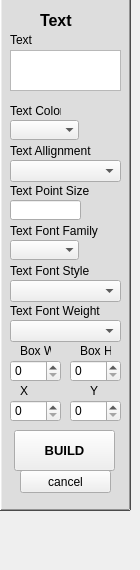
    <widget class="QWidget" name="add_text">
     <widget class="QLabel" name="Leftcolor_11">
      <property name="geometry">
       <rect>
        <x>0</x>
        <y>-50</y>
        <width>131</width>
        <height>561</height>
       </rect>
      </property>
      <property name="styleSheet">
       <string notr="true">background-color: rgb(221, 221, 221);</string>
      </property>
      <property name="frameShape">
       <enum>QFrame::WinPanel</enum>
      </property>
      <property name="frameShadow">
       <enum>QFrame::Raised</enum>
      </property>
      <property name="text">
       <string/>
      </property>
     </widget>
     <widget class="QPushButton" name="canceltext_button">
      <property name="geometry">
       <rect>
        <x>20</x>
        <y>470</y>
        <width>91</width>
        <height>23</height>
       </rect>
      </property>
      <property name="text">
       <string>cancel</string>
      </property>
     </widget>
     <widget class="QLabel" name="label_38">
      <property name="geometry">
       <rect>
        <x>10</x>
        <y>30</y>
        <width>47</width>
        <height>20</height>
       </rect>
      </property>
      <property name="text">
       <string>Text</string>
      </property>
     </widget>
     <widget class="QLabel" name="label_40">
      <property name="geometry">
       <rect>
        <x>10</x>
        <y>140</y>
        <width>101</width>
        <height>21</height>
       </rect>
      </property>
      <property name="text">
       <string>Text Allignment</string>
      </property>
     </widget>
     <widget class="QLabel" name="label_35">
      <property name="geometry">
       <rect>
        <x>10</x>
        <y>220</y>
        <width>101</width>
        <height>21</height>
       </rect>
      </property>
      <property name="text">
       <string>Text Font Family</string>
      </property>
     </widget>
     <widget class="QLabel" name="label_34">
      <property name="geometry">
       <rect>
        <x>10</x>
        <y>260</y>
        <width>101</width>
        <height>21</height>
       </rect>
      </property>
      <property name="text">
       <string>Text Font Style</string>
      </property>
     </widget>
     <widget class="QComboBox" name="text_fontfamily_box">
      <property name="enabled">
       <bool>true</bool>
      </property>
      <property name="geometry">
       <rect>
        <x>10</x>
        <y>240</y>
        <width>69</width>
        <height>20</height>
       </rect>
      </property>
      <property name="font">
       <font>
        <kerning>true</kerning>
       </font>
      </property>
      <property name="sizeAdjustPolicy">
       <enum>QComboBox::AdjustToContentsOnFirstShow</enum>
      </property>
      <property name="minimumContentsLength">
       <number>0</number>
      </property>
      <property name="frame">
       <bool>false</bool>
      </property>
     </widget>
     <widget class="QLabel" name="label_39">
      <property name="geometry">
       <rect>
        <x>20</x>
        <y>380</y>
        <width>31</width>
        <height>21</height>
       </rect>
      </property>
      <property name="text">
       <string>X</string>
      </property>
     </widget>
     <widget class="QLabel" name="label_36">
      <property name="geometry">
       <rect>
        <x>10</x>
        <y>180</y>
        <width>101</width>
        <height>21</height>
       </rect>
      </property>
      <property name="text">
       <string>Text Point Size</string>
      </property>
     </widget>
     <widget class="QSpinBox" name="text_x">
      <property name="geometry">
       <rect>
        <x>10</x>
        <y>400</y>
        <width>51</width>
        <height>22</height>
       </rect>
      </property>
      <property name="maximum">
       <number>1000</number>
      </property>
     </widget>
     <widget class="QComboBox" name="text_fontstyle_box">
      <property name="geometry">
       <rect>
        <x>10</x>
        <y>280</y>
        <width>111</width>
        <height>22</height>
       </rect>
      </property>
     </widget>
     <widget class="QSpinBox" name="text_y">
      <property name="geometry">
       <rect>
        <x>70</x>
        <y>400</y>
        <width>51</width>
        <height>22</height>
       </rect>
      </property>
      <property name="maximum">
       <number>500</number>
      </property>
     </widget>
     <widget class="QComboBox" name="text_color_box">
      <property name="enabled">
       <bool>true</bool>
      </property>
      <property name="geometry">
       <rect>
        <x>10</x>
        <y>120</y>
        <width>69</width>
        <height>20</height>
       </rect>
      </property>
      <property name="font">
       <font>
        <kerning>true</kerning>
       </font>
      </property>
      <property name="currentIndex">
       <number>-1</number>
      </property>
      <property name="sizeAdjustPolicy">
       <enum>QComboBox::AdjustToContentsOnFirstShow</enum>
      </property>
      <property name="minimumContentsLength">
       <number>0</number>
      </property>
      <property name="frame">
       <bool>false</bool>
      </property>
     </widget>
     <widget class="QPushButton" name="text_build_button">
      <property name="geometry">
       <rect>
        <x>14</x>
        <y>430</y>
        <width>101</width>
        <height>41</height>
       </rect>
      </property>
      <property name="font">
       <font>
        <pointsize>10</pointsize>
        <weight>75</weight>
        <bold>true</bold>
       </font>
      </property>
      <property name="text">
       <string>BUILD</string>
      </property>
     </widget>
     <widget class="QLabel" name="label_37">
      <property name="geometry">
       <rect>
        <x>90</x>
        <y>380</y>
        <width>31</width>
        <height>21</height>
       </rect>
      </property>
      <property name="text">
       <string>Y</string>
      </property>
     </widget>
     <widget class="QComboBox" name="text_allignment_box">
      <property name="geometry">
       <rect>
        <x>10</x>
        <y>160</y>
        <width>111</width>
        <height>22</height>
       </rect>
      </property>
     </widget>
     <widget class="QLabel" name="label_26">
      <property name="geometry">
       <rect>
        <x>10</x>
        <y>101</y>
        <width>51</width>
        <height>20</height>
       </rect>
      </property>
      <property name="text">
       <string>Text Color</string>
      </property>
     </widget>
     <widget class="QLabel" name="line_label_2">
      <property name="geometry">
       <rect>
        <x>40</x>
        <y>10</y>
        <width>41</width>
        <height>20</height>
       </rect>
      </property>
      <property name="font">
       <font>
        <pointsize>12</pointsize>
        <weight>75</weight>
        <bold>true</bold>
       </font>
      </property>
      <property name="text">
       <string>Text</string>
      </property>
     </widget>
     <widget class="QLineEdit" name="text_pointsize_box">
      <property name="geometry">
       <rect>
        <x>10</x>
        <y>200</y>
        <width>71</width>
        <height>20</height>
       </rect>
      </property>
     </widget>
     <widget class="QLabel" name="label_41">
      <property name="geometry">
       <rect>
        <x>10</x>
        <y>300</y>
        <width>101</width>
        <height>21</height>
       </rect>
      </property>
      <property name="text">
       <string>Text Font Weight</string>
      </property>
     </widget>
     <widget class="QComboBox" name="text_fontweight_box">
      <property name="geometry">
       <rect>
        <x>10</x>
        <y>320</y>
        <width>111</width>
        <height>22</height>
       </rect>
      </property>
     </widget>
     <widget class="QTextEdit" name="text_box">
      <property name="geometry">
       <rect>
        <x>10</x>
        <y>50</y>
        <width>111</width>
        <height>41</height>
       </rect>
      </property>
     </widget>
     <widget class="QLabel" name="label_42">
      <property name="geometry">
       <rect>
        <x>80</x>
        <y>340</y>
        <width>31</width>
        <height>21</height>
       </rect>
      </property>
      <property name="text">
       <string>Box H</string>
      </property>
     </widget>
     <widget class="QSpinBox" name="text_box_height">
      <property name="geometry">
       <rect>
        <x>70</x>
        <y>360</y>
        <width>51</width>
        <height>22</height>
       </rect>
      </property>
      <property name="maximum">
       <number>500</number>
      </property>
     </widget>
     <widget class="QSpinBox" name="text_box_width">
      <property name="geometry">
       <rect>
        <x>10</x>
        <y>360</y>
        <width>51</width>
        <height>22</height>
       </rect>
      </property>
      <property name="maximum">
       <number>1000</number>
      </property>
     </widget>
     <widget class="QLabel" name="label_43">
      <property name="geometry">
       <rect>
        <x>20</x>
        <y>340</y>
        <width>31</width>
        <height>21</height>
       </rect>
      </property>
      <property name="text">
       <string>Box W</string>
      </property>
     </widget>
    </widget>
